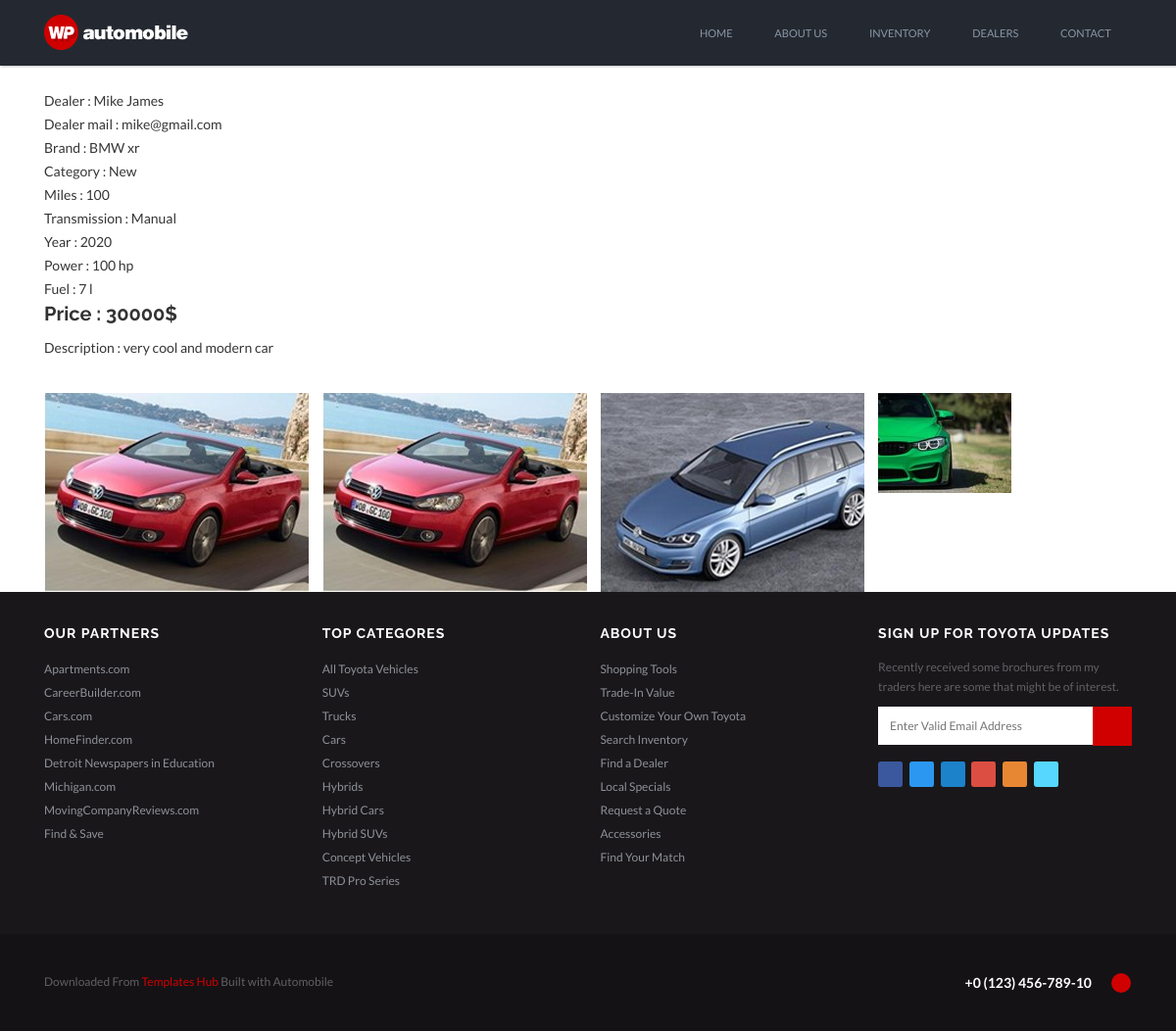
/1/, run on the app's committed database.
### cars/models.py (models this page shows, shortened)
class Car(models.Model):
    dealer = models.ForeignKey(Dealer, verbose_name=_("dealer"), on_delete=models.DO_NOTHING )
    brand = models.CharField( max_length=100)
    CATEGORY = (
        ('New' , 'New') ,
        ('Used' , 'Used')
    )
    category = models.CharField(max_length=100 , choices=CATEGORY)
    image_main = models.ImageField(upload_to="images")
    image1 = models.ImageField(upload_to="images" , blank=True, null=True)
    image2 = models.ImageField(upload_to="images" , blank=True, null=True)
    image3 = models.ImageField(upload_to="images" , blank=True, null=True)
    image4 = models.ImageField(upload_to="images" , blank=True, null=True)
    image5 = models.ImageField(upload_to="images" , blank=True, null=True)
    miles = models.IntegerField(blank=True, null=True)
    TRANSISSION = (
        ('Manual' , 'Manual'),
        ('Automatic' , 'Automatic')
    )
    transission = models.CharField(max_length=100 , choices=TRANSISSION)
    YEAR_CHOICES = [(r,r) for r in range(2010 , datetime.date.today().year+1)]
    year = models.IntegerField(('year') , choices = YEAR_CHOICES , default=datetime.datetime.now().year)
    power = models.IntegerField()
    fuel = models.IntegerField()
    price = models.IntegerField()
    description = models.TextField(max_length=200)
    date = models.DateField()
    class Meta:
        verbose_name = _("Car")
        verbose_name_plural = _("Cars")

### dealers/models.py (models this page shows, shortened)
class Dealer(models.Model):
    name = models.CharField( max_length=50)
    picture = models.ImageField(upload_to="images")
    description = models.TextField()
    email = models.CharField(max_length=50)
    class Meta:
        verbose_name = _("Dealer")
        verbose_name_plural = _("Dealers")

### cars/views.py (the view)
# urls.py: path('<int:car_id>/' , views.car_detail , name='car_detail'),
def car_detail(request , car_id):
    cars = get_object_or_404(Car , id=car_id)
    context = {
        'cars': cars
    }
    return render(request , 'car_detail.html' , context)

### cars/templates/car_detail.html (shortened to what this page needs)
{% extends 'base.html' %}
{% block content %}
{% block header %}
{% include "header.html" %}
{% endblock header %}
<div class="container">
<br> Dealer : {{ cars.dealer.name }}
<br> Dealer mail : {{ cars.dealer.email }}
<br> Brand :  {{cars.brand}}
<br> Category : {{cars.category}}
<br> Miles  : {{cars.miles}}
<br> Transmission : {{cars.transission}}
<br> Year : {{cars.year}}
<br> Power : {{cars.power}} hp
<br> Fuel : {{cars.fuel}} l
<h3>Price : {{ cars.price }}$</h3>
<p>Description : {{cars.description }} </p>
<br>
<div class="row">
   {% if cars.image1 %}
   <div class="col-md-3">
       <img src="{{cars.image1.url }} " alt="">
   </div>
   {% endif %}
   {% if cars.image2 %}
   <div class="col-md-3">
       <img src="{{cars.image2.url }} " alt="">
   </div>
   {% endif %}
   {% if cars.image4 %}
   <div class="col-md-3">
       <img src="{{cars.image4.url }} " alt="">
   </div>
   {% endif %}
   {% if cars.image5 %}
   <div class="col-md-3">
       <img src="{{cars.image5.url }} " alt="">
   </div>
   {% endif %}
</div>
</div>
{% block footer %}
{% include "footer.html" %}
{% endblock footer %}
{% endblock content %}

### static_in_project/assets/css/color.css (style rules this page uses)
body, .main-section p, .mce-content-body p { font: Normal 14px/24px "Lato", sans-serif; letter-spacing: 0px; text-transform: none; color: #363636; }
h3, h3 a { font: 700 Normal 20px/26px "Raleway", sans-serif !important; letter-spacing: 0px !important; text-transform: capitalize !important; color: #333333 !important; }

### data on the page
Car: dealer.name "Mike James", dealer.email "mike@gmail.com", brand "BMW xr", category "New", miles "100", transission "Manual", year "2020", power "100", fuel "7", price "30000", description "very cool and modern car", image1 (picture), image2 (picture), image4 (picture), image5 (picture)
